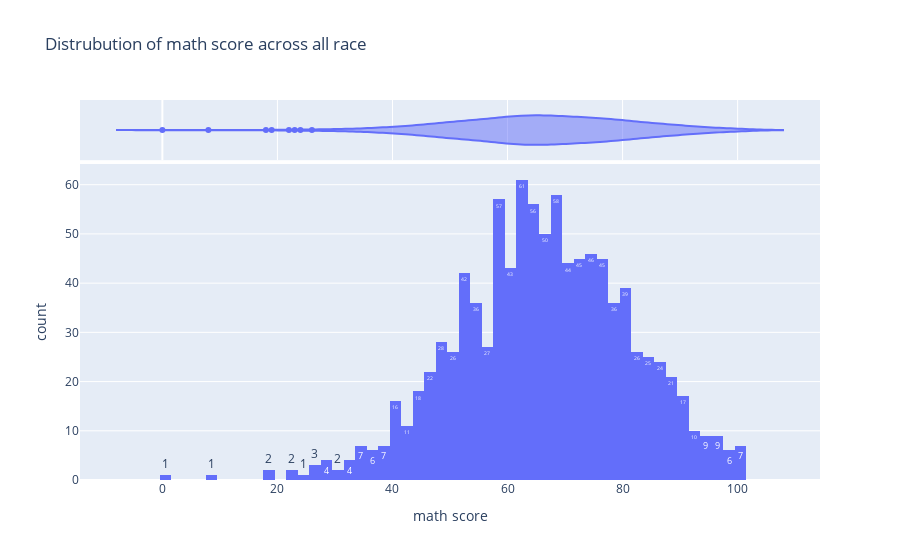

Source (notebook cell):
### Code cell
fig = px.histogram(x=studentper['math score'],text_auto=True,title='Distrubution of math score across all race',
                        marginal='violin',labels={'x':'math score','y':'Count'})
fig.show()

### Figure 1 — Plotly figure (JSON) as saved in the notebook; plotly's stock layout.template omitted (floating-point values rounded to 4 significant figures; data arrays with more than 128 entries replaced by an {"elided": "..."} marker saying what was removed)
{"data": [{"alignmentgroup": "True", "bingroup": "x", "hovertemplate": "math score=%{x}<br>count=%{y}<extra></extra>", "legendgroup": "", "marker": {"color": "#636efa", "pattern": {"shape": ""}}, "name": "", "offsetgroup": "", "orientation": "v", "showlegend": false, "texttemplate": "%{value}", "type": "histogram", "x": {"elided": "1000 int values"}, "xaxis": "x", "yaxis": "y"}, {"alignmentgroup": "True", "hovertemplate": "math score=%{x}<extra></extra>", "legendgroup": "", "marker": {"color": "#636efa"}, "name": "", "offsetgroup": "", "scalegroup": "x", "showlegend": false, "type": "violin", "x": {"elided": "1000 int values"}, "xaxis": "x2", "yaxis": "y2"}], "layout": {"barmode": "relative", "legend": {"tracegroupgap": 0}, "title": {"text": "Distrubution of math score across all race"}, "xaxis": {"anchor": "y", "domain": [0, 1], "title": {"text": "math score"}}, "xaxis2": {"anchor": "y2", "domain": [0, 1], "matches": "x", "showgrid": true, "showticklabels": false}, "yaxis": {"anchor": "x", "domain": [0, 0.8316], "title": {"text": "count"}}, "yaxis2": {"anchor": "x2", "domain": [0.8416, 1], "matches": "y2", "showgrid": false, "showline": false, "showticklabels": false, "ticks": ""}}}
